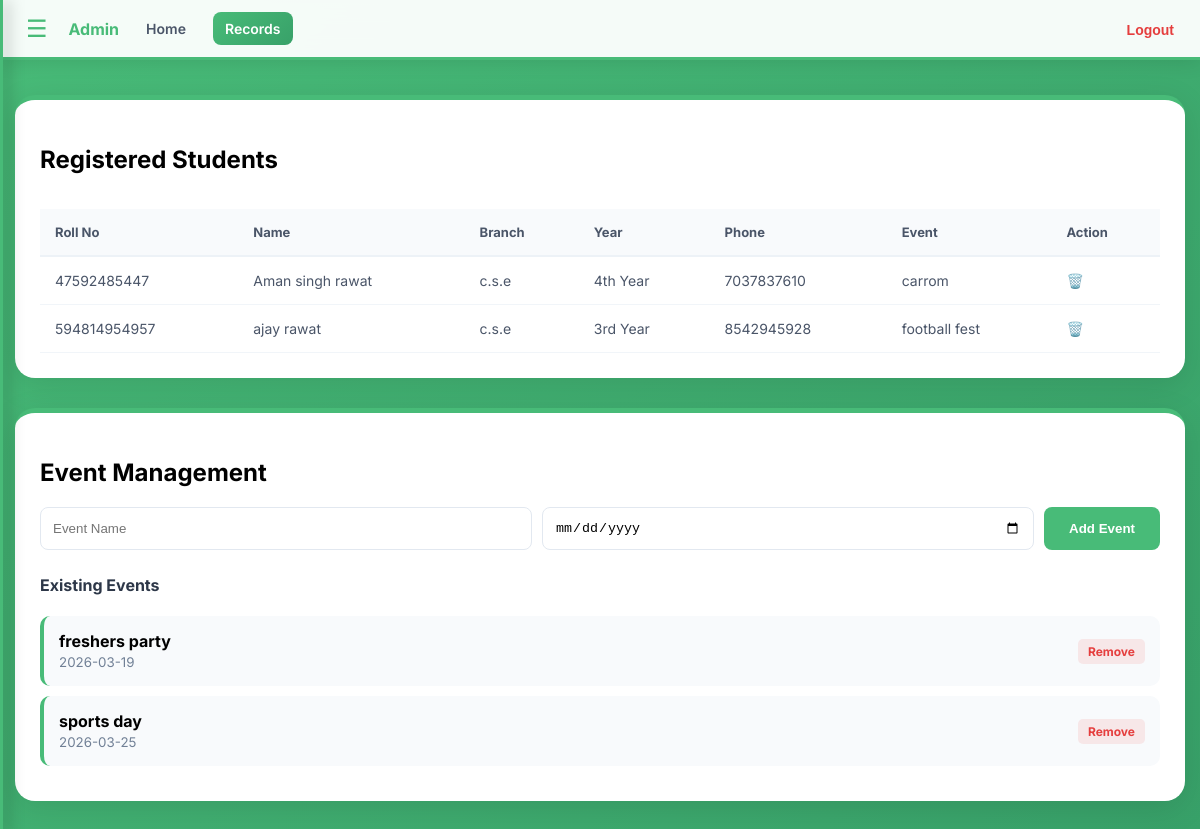
/students (signed in), run on the app's committed database.
### app.py (models this page shows)
class Student(db.Model):
    id = db.Column(db.Integer, primary_key=True)
    roll_no = db.Column(db.String(20), unique=True, nullable=False)
    name = db.Column(db.String(100), nullable=False)
    branch = db.Column(db.String(50), nullable=False)
    year = db.Column(db.String(20), nullable=False)
    phone = db.Column(db.String(15), nullable=False)
    event_name = db.Column(db.String(100), nullable=False)

class Event(db.Model):
    id = db.Column(db.Integer, primary_key=True)
    name = db.Column(db.String(100), nullable=False)
    date = db.Column(db.String(20), nullable=False)

### app.py (the view)
@app.route('/students')
@login_required
def view_students():
    students = Student.query.all()
    events = Event.query.all()
    return render_template('view_students.html', students=students, events=events)

### app.py (called while the page is built)
def login_required(f):
    @wraps(f)
    def decorated_function(*args, **kwargs):
        if not session.get('logged_in') or not session.get('user_id'):
            return redirect(url_for('login'))
        return f(*args, **kwargs)
    return decorated_function

@app.after_request
def add_header(response):
    response.headers["Cache-Control"] = "no-cache, no-store, must-revalidate"
    response.headers["Pragma"] = "no-cache"
    response.headers["Expires"] = "0"
    return response

### templates/view_students.html (shortened to what this page needs)
<!DOCTYPE html>
<html>
<head>
    <link rel="stylesheet" href="{{ url_for('static', filename='style.css') }}?v=1.1">
</head>
<body>
<div id="mySidebar" class="sidebar">
    <a href="/">Dashboard</a>
    <a href="/register">Add Student</a>
    <a href="/students">View Records</a>
    <form method="POST" action="{{ url_for('logout') }}">
        <button type="submit" style="background:none; border:none; color:#cbd5e0; padding:15px 25px; font-size:18px; cursor:pointer; width:100%; text-align:left;">Logout</button>
    </form>
</div>
<nav class="navbar-custom">
    <div class="nav-left">
        <button onclick="openNav()" style="background:none; border:none; font-size:24px; cursor:pointer; color:#48bb78;">&#9776;</button>
        <span style="font-weight: bold; color: #48bb78;">Admin</span>
        <a href="/">Home</a>
        <a href="/students" class="active">Records</a>
    </div>
    <form method="POST" action="{{ url_for('logout') }}">
        <button type="submit" class="logout-btn">Logout</button>
    </form>
</nav>
<div class="container">
    <div class="table-card">
        <h2>Registered Students</h2>
        <div class="table-responsive">
            <table>
                <thead>
                    <tr>
                        <th>Roll No</th>
                        <th>Name</th>
                        <th>Branch</th>
                        <th>Year</th>
                        <th>Phone</th>
                        <th>Event</th>
                        <th>Action</th>
                    </tr>
                </thead>
                <tbody>
                    {% for s in students %}
                    <tr>
                        <td>{{ s.roll_no }}</td>
                        <td>{{ s.name }}</td>
                        <td>{{ s.branch }}</td>
                        <td>{{ s.year }}</td>
                        <td>{{ s.phone }}</td>
                        <td>{{ s.event_name }}</td>
                        <td>
                            <a href="/delete_student/{{ s.id }}" onclick="return confirm('Delete?')" style="text-decoration:none;">🗑️</a>
                        </td>
                    </tr>
                    {% endfor %}
                </tbody>
            </table>
        </div>
    </div>
    <div class="table-card" style="margin-top: 30px;">
        <h2>Event Management</h2>
        <form action="/add_event" method="POST" class="event-form">
            <input type="text" name="event_name" placeholder="Event Name" required>
            <input type="date" name="event_date" required>
            <button type="submit">Add Event</button>
        </form>
        <h4 style="margin-top: 25px; color: #2d3748;">Existing Events</h4>
        {% for e in events %}
        <div style="background:#f8fafc; padding:15px; margin-bottom:10px; border-radius:10px; display:flex; justify-content:space-between; align-items:center; border-left:4px solid #48bb78;">
            <div>
                <strong style="display:block;">{{ e.name }}</strong>
                <small style="color: #718096;">{{ e.date }}</small>
            </div>
            <a href="/delete_event/{{ e.id }}" onclick="return confirm('Delete?')" style="color:#e53e3e; text-decoration:none; font-weight:bold; font-size:12px; background:rgba(229,62,62,0.1); padding:5px 10px; border-radius:5px;">Remove</a>
        </div>
        {% endfor %}
    </div>
</div>
</body>
</html>

### static/style.css (style rules this page uses)
* { box-sizing: border-box; }
body { font-family: 'Inter', sans-serif; background: linear-gradient(135deg, #48bb78 0%, #38a169 100%); margin: 0; padding: 0; min-height: 100vh; overflow-x: hidden; }
.navbar-custom { background: rgba(255, 255, 255, 0.95); backdrop-filter: blur(10px); padding: 1rem 2rem; display: flex; align-items: center; justify-content: flex-start; gap: 20px; box-shadow: 0 2px 20px rgba(0,0,0,0.1); border-bottom: 3px solid #48bb78; }
.navbar-custom a { color: #4a5568; text-decoration: none; padding: 10px 15px; font-size: 14px; font-weight: 600; border-radius: 8px; transition: all 0.3s ease; }
.navbar-custom a:hover, .navbar-custom a.active { background: linear-gradient(135deg, #48bb78 0%, #38a169 100%); color: white; }
.sidebar { position: fixed; top: 0; left: -285px; width: 280px; height: 100vh; background: rgba(26, 32, 44, 0.98); transition: all 0.4s ease-in-out; z-index: 10000; padding-top: 20px; box-shadow: 4px 0 15px rgba(0,0,0,0.5); border-right: 3px solid #48bb78; }
.sidebar a { display: block; padding: 15px 25px; color: #cbd5e0; text-decoration: none; font-size: 16px; transition: 0.3s; border-left: 4px solid transparent; }
.container { padding: 40px; max-width: 1000px; margin: auto; }

### templates/view_students.html (style rules this page uses)
body { font-family: 'Inter', sans-serif; background: linear-gradient(135deg, #48bb78 0%, #38a169 100%); margin: 0; min-height: 100vh; }
.navbar-custom { background: rgba(255, 255, 255, 0.95); backdrop-filter: blur(10px); padding: 12px 20px; display: flex; align-items: center; justify-content: space-between; border-bottom: 3px solid #48bb78; box-shadow: 0 2px 20px rgba(0,0,0,0.1); position: sticky; top: 0; z-index: 1000; }
.nav-left { display: flex; align-items: center; gap: 15px; }
.navbar-custom a { color: #4a5568; text-decoration: none; font-weight: 600; padding: 8px 12px; border-radius: 8px; font-size: 14px; }
.navbar-custom a.active { background: linear-gradient(135deg, #48bb78 0%, #38a169 100%); color: white; }
.logout-btn { color: #e53e3e; background: none; border: none; font-weight: 700; cursor: pointer; font-size: 14px; }
.sidebar { height: 100%; width: 0; position: fixed; z-index: 1001; top: 0; left: 0; background: rgba(26, 32, 44, 0.98); overflow-x: hidden; transition: 0.4s; padding-top: 60px; }
.sidebar a { padding: 15px 25px; color: #cbd5e0; text-decoration: none; display: block; }
.container { max-width: 1200px; margin: 20px auto; padding: 15px; }
.table-card { background: white; padding: 25px; border-radius: 20px; border-top: 5px solid #48bb78; box-shadow: 0 8px 32px rgba(0,0,0,0.1); overflow: hidden; }
.table-responsive { width: 100%; overflow-x: auto; -webkit-overflow-scrolling: touch; }
table { width: 100%; border-collapse: collapse; margin-top: 15px; min-width: 600px; }
th { background: #f8fafc; color: #4a5568; padding: 15px; text-align: left; font-size: 13px; border-bottom: 2px solid #edf2f7; }
td { padding: 15px; border-bottom: 1px solid #f1f5f9; color: #4a5568; font-size: 14px; }
.event-form { display: flex; gap: 10px; flex-wrap: wrap; }
.event-form input { flex: 1; min-width: 200px; padding: 12px; border: 1px solid #e2e8f0; border-radius: 8px; }
.event-form button { padding: 12px 25px; border-radius: 8px; cursor: pointer; background: #48bb78; color: white; border: none; font-weight: bold; }

### data on the page
Student: roll_no "47592485447", name "Aman singh rawat", branch "c.s.e", year "4th Year", phone "7037837610", event_name "carrom"
Student: roll_no "594814954957", name "ajay rawat", branch "c.s.e", year "3rd Year", phone "8542945928", event_name "football fest"
Event: name "freshers party", date "2026-03-19"
Event: name "sports day", date "2026-03-25"
